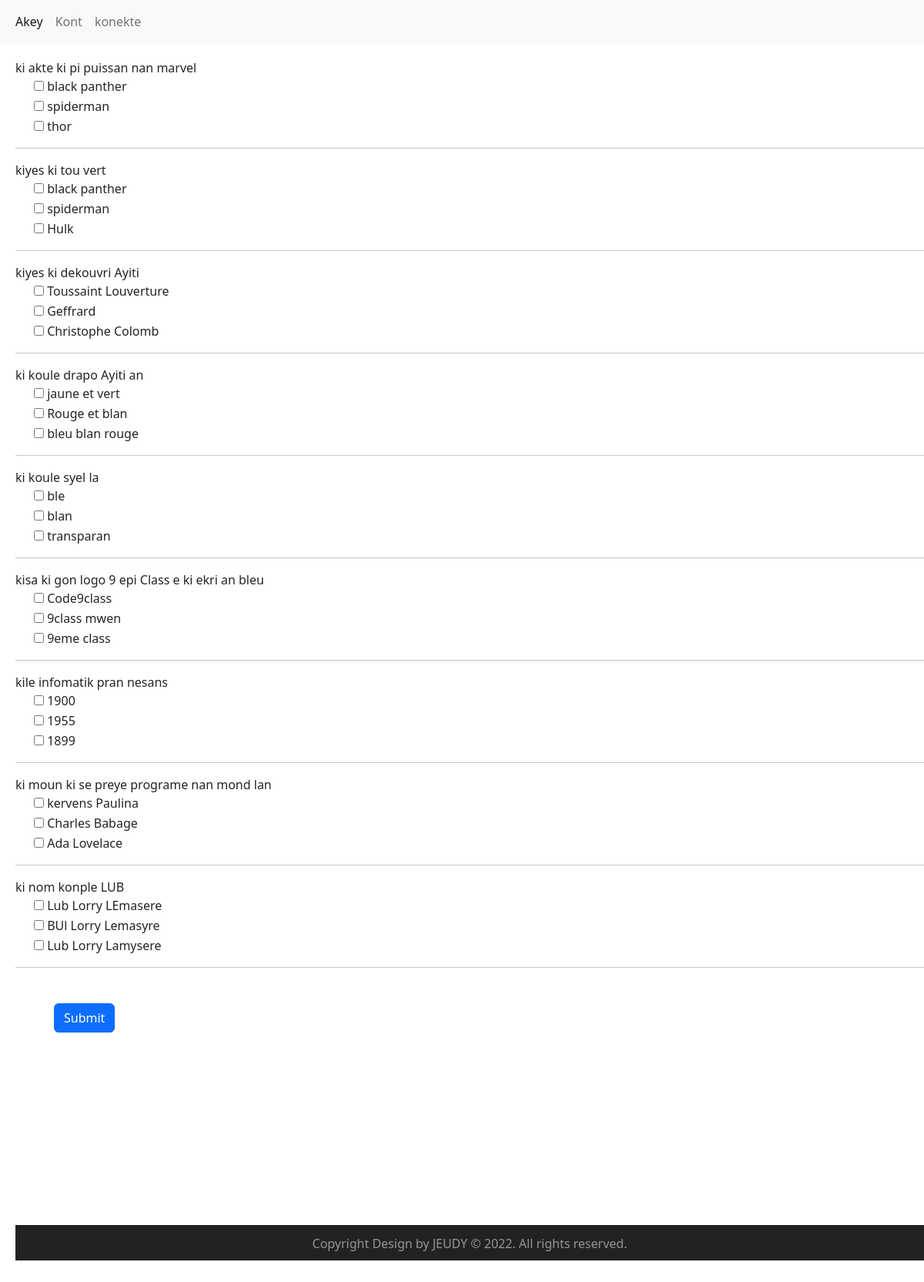
The page /jwee/ on the database its author committed.
### Quiz_M/models.py (models this page shows, shortened)
class Quiz(models.Model):
    user=models.ForeignKey(User, on_delete=models.CASCADE)
    question=models.CharField(max_length=200)
    forepons1=models.CharField(max_length=300 ,blank=True, null=True)
    forepons2=models.CharField(max_length=300 ,blank=True, null=True)
    forepons3=models.CharField(max_length=300 ,blank=True, null=True)
    vre_repons=models.CharField(max_length=300 ,blank=True, null=True)
    class Meta:
        verbose_name = ' a Quiz'
        verbose_name_plural = 'Quiz'

### Quiz_M/views.py (the view)
# urls.py: path('jwee/',views.jwe, name='jwee'),
def jwe(request):
    jwet=Quiz.objects.all()
    context={'jwet':jwet}
    return render(request,'jwee.html',context)

### templates/jwee.html (shortened to what this page needs)
{% extends "base.html" %}
{% block content %}
<form method='post' action="{% url 'jwee' %}" style="margin-top: 20px; margin-left: 20px;">
    {% for i  in jwet %}
    <div class="form-group form">
      <label for="question">{{i.question}}</label>
    </div>
    <div class="form">
        <div class="form-check">
            <input type="checkbox" name="{{i.question}}" id="forepons1" value="forepons1">
            <label for="forepons1">
                {{i.forepons1}}
            </label>
        </div>
        <div class="form-check">
            <input  type="checkbox" name="{{i.question}}" id="forepons2" value="forepons2">
            <label for="forepons2">
                {{i.forepons2}}
            </label>
        </div>
        <div class="form-check">
            <input type="checkbox" name="{{i.question}}" id="forepons3" value="forepons3">
            <label  for="forepons3">
                {{i.forepons3}}
            </label>
        </div>
        <hr>
        {% endfor %}
        <button type="submit" class="btn btn-primary">Submit</button>
  </form>
  {% endblock content %}

### templates/base.html (shortened to what this page needs)
<!doctype html>
{% load static %}
<html lang="en">
  <head>
    <link href="https://cdn.jsdelivr.net/npm/bootstrap@5.2.1/dist/css/bootstrap.min.css" rel="stylesheet">
    <link rel="stylesheet" href="{% static 'css/style.css' %}" type='text/css'>
  </head>
  <body>
    <nav class="navbar navbar-expand-lg bg-light">
      <div class="container-fluid">
        <div class="collapse navbar-collapse" id="navbarNavAltMarkup">
            <div class="navbar-nav">
                <a class="nav-link active" aria-current="page" href="{% url 'acceuil' %}">Akey</a>
                {% if user.is_authenticated %}
                <a class="nav-link" href="{% url 'kreyekwiz' %}">create kwiz</a>
                <a class="nav-link" href="{% url 'jwee' %}">jwe kwiz</a>
                <a class="nav-link" href="{% url 'dekonekte' %}">Dekonekte</a>
                {% else %}
                <a class="nav-link" href="{% url 'kont' %}">Kont</a>
                <a class="nav-link" href="{% url 'konekte' %}">konekte</a>
            </div>
                {% endif %}
        </div>
      </div>
    </nav>
  </body>
  {% block content %}
    {% endblock content %}
    <footer id="footer" class="footer-1">
    <div class="footer-copyright">
    <div class="container">
    <div class="row">
    <div class="col-md-12 text-center">
    <p>Copyright Design by JEUDY © 2022. All rights reserved.</p>
    </div>
    </div>
    </div>
    </div>
    </footer>
</html>

### static/css/style.css (style rules this page uses)
.footer-copyright { background: #222; padding: 10px 0; margin-top: 250px; overflow-y: hidden; }
.footer-copyright p { color: #969696; margin: 2px 0 0; }

### templates/jwee.html (style rules this page uses)
form { margin-bottom: 50px; }
button { margin-left: 50px; margin-top: 30px; }

### rows shown on the page
Quiz: question "ki akte ki pi puissan nan marvel", forepons1 "black panther", forepons2 "spiderman", forepons3 "thor"
Quiz: question "kiyes ki tou vert", forepons1 "black panther", forepons2 "spiderman", forepons3 "Hulk"
Quiz: question "kiyes ki dekouvri Ayiti", forepons1 "Toussaint Louverture", forepons2 "Geffrard", forepons3 "Christophe Colomb"
Quiz: question "ki koule drapo Ayiti an", forepons1 "jaune et vert", forepons2 "Rouge et blan", forepons3 "bleu blan rouge"
Quiz: question "ki koule syel la", forepons1 "ble", forepons2 "blan", forepons3 "transparan"
Quiz: question "kisa ki gon logo 9 epi Class e ki ekri an bleu", forepons1 "Code9class", forepons2 "9class mwen", forepons3 "9eme class"
Quiz: question "kile infomatik pran nesans", forepons1 "1900", forepons2 "1955", forepons3 "1899"
Quiz: question "ki moun ki se preye programe nan mond lan", forepons1 "kervens Paulina", forepons2 "Charles Babage", forepons3 "Ada Lovelace"
Quiz: question "ki nom konple LUB", forepons1 "Lub Lorry LEmasere", forepons2 "BUl Lorry Lemasyre", forepons3 "Lub Lorry Lamysere"
